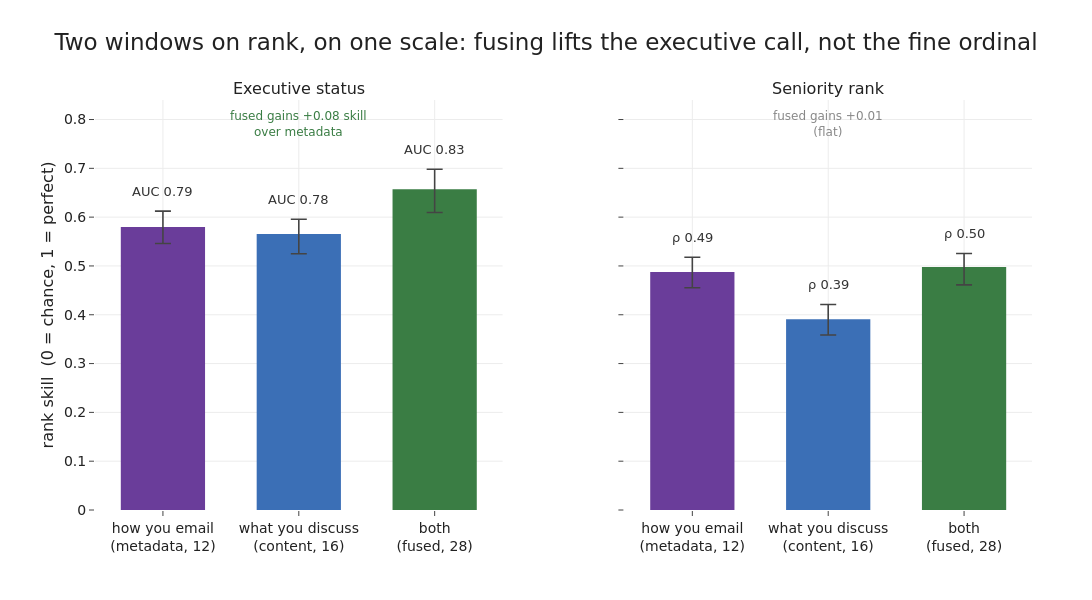

The notebook cell this image was saved under:
### Markdown cell above
## How well each window predicts rank

Each block is scored by repeated ten-fold cross-validation: forty shuffles of the
folds, the scaler refit inside every one, giving a spread rather than a single
lucky number. To compare a binary call against an ordinal one fairly, both go on
the same rank-skill scale where zero is chance and one is perfect: for executive
status that is `2 x AUC - 1`, for the seniority ladder it is the Spearman
correlation between predicted and true rank. The two panels share that axis, so a
taller bar genuinely means a stronger prediction. Bars are the mean over the
forty repeats, whiskers the middle 95%, and the label over each bar gives the
result in its own native units.

### Code cell
R = 40
rep_auc = {k: np.array([oof_auc(X, y_exec, r) for r in range(R)]) for k, X in blocks.items()}
rep_rho = {k: np.array([oof_rho(X, y_rank, r) for r in range(R)]) for k, X in blocks.items()}
order3 = ["metadata", "content", "fused"]
d_auc = rep_auc["fused"] - rep_auc["metadata"]
d_rho = rep_rho["fused"] - rep_rho["metadata"]
for k in order3:
    print(f"{k:9s}  AUC {rep_auc[k].mean():.3f} [{np.percentile(rep_auc[k],2.5):.3f},{np.percentile(rep_auc[k],97.5):.3f}]"
          f"   rho {rep_rho[k].mean():.3f} [{np.percentile(rep_rho[k],2.5):.3f},{np.percentile(rep_rho[k],97.5):.3f}]")
print(f"fused-minus-metadata: AUC {d_auc.mean():+.3f} [{np.percentile(d_auc,2.5):+.3f},{np.percentile(d_auc,97.5):+.3f}]"
      f"   rho {d_rho.mean():+.3f} [{np.percentile(d_rho,2.5):+.3f},{np.percentile(d_rho,97.5):+.3f}]")

exec_sk = {k: 2 * rep_auc[k] - 1 for k in order3}     # both on a 0=chance, 1=perfect rank-skill scale
sen_sk  = {k: rep_rho[k] for k in order3}
def stat(arr):
    m = arr.mean(); return m, np.percentile(arr, 97.5) - m, m - np.percentile(arr, 2.5)

fig = make_subplots(rows=1, cols=2, horizontal_spacing=0.13, shared_yaxes=True,
    subplot_titles=["Executive status", "Seniority rank"])
for col, sk, rep, native in [(1, exec_sk, rep_auc, "AUC"), (2, sen_sk, rep_rho, "ρ")]:
    ms = [stat(sk[k]) for k in order3]
    fig.add_trace(go.Bar(x=[LBL[k] for k in order3], y=[m[0] for m in ms],
        marker_color=[COL3[k] for k in order3], width=0.62,
        error_y=dict(type="data", symmetric=False, array=[m[1] for m in ms], arrayminus=[m[2] for m in ms],
                     color="#444", thickness=1.6, width=8), showlegend=False), row=1, col=col)
    for k, m in zip(order3, ms):
        fig.add_annotation(x=LBL[k], y=m[0] + m[1] + 0.04, text=f"{native} {rep[k].mean():.2f}",
            showarrow=False, font=dict(size=13, color="#333"), row=1, col=col)
fig.update_yaxes(title_text="rank skill  (0 = chance, 1 = perfect)", range=[0, 0.84], row=1, col=1)
fig.update_yaxes(range=[0, 0.84], row=1, col=2)
fig.add_annotation(x=LBL["content"], y=0.79, text=f"fused gains +{2*d_auc.mean():.02f} skill<br>over metadata",
    showarrow=False, font=dict(size=12, color=GREEN), row=1, col=1)
fig.add_annotation(x=LBL["content"], y=0.79, text=f"fused gains +{d_rho.mean():.02f}<br>(flat)",
    showarrow=False, font=dict(size=12, color="#888"), row=1, col=2)
fig.update_layout(title="Two windows on rank, on one scale: fusing lifts the executive call, not the fine ordinal",
    bargap=0.32)
save_fig(fig, "f1_skill.png", w=1300, h=600, margin=dict(l=95, r=60, t=100, b=90))

### Figure 1 — Plotly figure (JSON) as saved in the notebook; plotly's stock layout.template omitted (floating-point values rounded to 4 significant figures)
{"data": [{"error_y": {"array": [0.03279, 0.03039, 0.04105], "arrayminus": [0.03343, 0.04008, 0.04767], "color": "#444", "symmetric": false, "thickness": 1.6, "type": "data", "width": 8}, "marker": {"color": ["#6a3d9a", "#3b6fb6", "#3a7d44"]}, "showlegend": false, "type": "bar", "width": 0.62, "x": ["how you email<br>(metadata, 12)", "what you discuss<br>(content, 16)", "both<br>(fused, 28)"], "xaxis": "x", "y": [0.5796, 0.5652, 0.6571], "yaxis": "y"}, {"error_y": {"array": [0.03023, 0.03044, 0.02801], "arrayminus": [0.03213, 0.03225, 0.03633], "color": "#444", "symmetric": false, "thickness": 1.6, "type": "data", "width": 8}, "marker": {"color": ["#6a3d9a", "#3b6fb6", "#3a7d44"]}, "showlegend": false, "type": "bar", "width": 0.62, "x": ["how you email<br>(metadata, 12)", "what you discuss<br>(content, 16)", "both<br>(fused, 28)"], "xaxis": "x2", "y": [0.4876, 0.3907, 0.4976], "yaxis": "y2"}], "layout": {"annotations": [{"font": {"size": 16}, "showarrow": false, "text": "Executive status", "x": 0.2175, "xanchor": "center", "xref": "paper", "y": 1.0, "yanchor": "bottom", "yref": "paper"}, {"font": {"size": 16}, "showarrow": false, "text": "Seniority rank", "x": 0.7825, "xanchor": "center", "xref": "paper", "y": 1.0, "yanchor": "bottom", "yref": "paper"}, {"font": {"color": "#333", "size": 13}, "showarrow": false, "text": "AUC 0.79", "x": "how you email<br>(metadata, 12)", "xref": "x", "y": 0.6524, "yref": "y"}, {"font": {"color": "#333", "size": 13}, "showarrow": false, "text": "AUC 0.78", "x": "what you discuss<br>(content, 16)", "xref": "x", "y": 0.6356, "yref": "y"}, {"font": {"color": "#333", "size": 13}, "showarrow": false, "text": "AUC 0.83", "x": "both<br>(fused, 28)", "xref": "x", "y": 0.7381, "yref": "y"}, {"font": {"color": "#333", "size": 13}, "showarrow": false, "text": "ρ 0.49", "x": "how you email<br>(metadata, 12)", "xref": "x2", "y": 0.5578, "yref": "y2"}, {"font": {"color": "#333", "size": 13}, "showarrow": false, "text": "ρ 0.39", "x": "what you discuss<br>(content, 16)", "xref": "x2", "y": 0.4611, "yref": "y2"}, {"font": {"color": "#333", "size": 13}, "showarrow": false, "text": "ρ 0.50", "x": "both<br>(fused, 28)", "xref": "x2", "y": 0.5656, "yref": "y2"}, {"font": {"color": "#3a7d44", "size": 12}, "showarrow": false, "text": "fused gains +0.08 skill<br>over metadata", "x": "what you discuss<br>(content, 16)", "xref": "x", "y": 0.79, "yref": "y"}, {"font": {"color": "#888", "size": 12}, "showarrow": false, "text": "fused gains +0.01<br>(flat)", "x": "what you discuss<br>(content, 16)", "xref": "x2", "y": 0.79, "yref": "y2"}], "bargap": 0.32, "height": 600, "margin": {"b": 90, "l": 95, "r": 60, "t": 100}, "title": {"text": "Two windows on rank, on one scale: fusing lifts the executive call, not the fine ordinal"}, "width": 1300, "xaxis": {"anchor": "y", "domain": [0.0, 0.435]}, "xaxis2": {"anchor": "y2", "domain": [0.565, 1.0]}, "yaxis": {"anchor": "x", "domain": [0.0, 1.0], "range": [0, 0.84], "title": {"text": "rank skill  (0 = chance, 1 = perfect)"}}, "yaxis2": {"anchor": "x2", "domain": [0.0, 1.0], "matches": "y", "range": [0, 0.84], "showticklabels": false}}}
